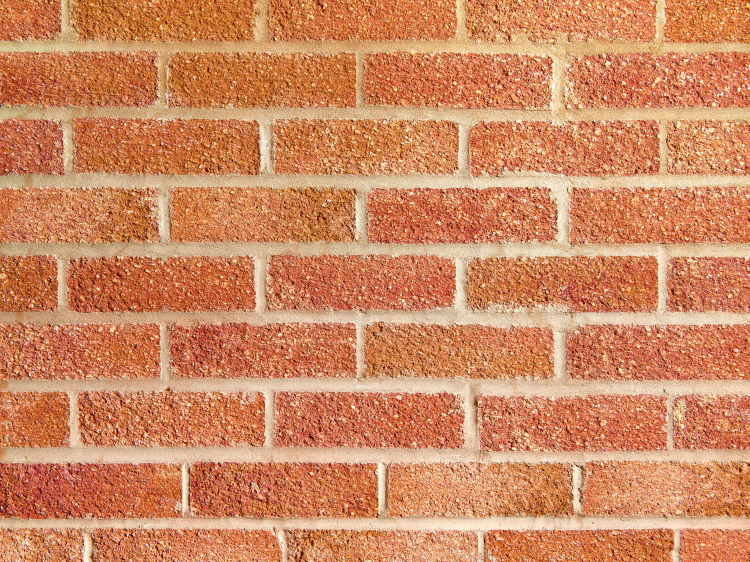
#> input picture lab_8/pic_5/wallWall.png, 2248 x 1686 px, found by its file name (shown at 1/3 size)
$ python utils.py
#> lines starting #> are read from the running program, lines starting #| are printed output that depends on the picture
from PIL import Image, ImageDraw
from clint.textui import progress
import os
import matplotlib.pyplot as plt
import numpy as np
import pandas as pd

BLACK = (0, 0, 0)
WHITE = (255, 255, 255)
GREY = (100, 100, 100)


def create_apply_func(d=1, phi=(0,)):
    def apply_func(img, pix, pos):
        res = np.zeros(WHITE[0]+1)
        pixs = img.load()
        base_x, base_y = pos
        for angle in phi:
            x = base_x + np.around(np.cos(angle/180*np.pi))*d
            y = base_y + np.around(np.sin(angle/180*np.pi))*d
            if 0 <= x < img.size[0] and 0 <= y < img.size[1]:
                val = pix[x, y][0]
                res[val] += 1
        return (pix[base_x, base_y][0], res)
    return apply_func


def pixel_gen(img, apply_func=lambda img, pix, x: pix[x]):
    pix = img.load()
    for row in range(img.size[1]):
        for col in range(img.size[0]):
            pos = (col, row)
            yield pos, apply_func(img, pix, pos)


def Haralic_matrix(name, mono_img, d, phi):
    res = np.zeros((WHITE[0] + 1, WHITE[0] + 1))
    hist = np.zeros(WHITE[0] + 1)
    func = create_apply_func(d=d, phi=phi)
    max_max = 0
    for pos, (val, row) in progress.bar(pixel_gen(mono_img, func), expected_size=mono_img.size[0] * mono_img.size[1]):
        res[val] += row
        max_max = max(max_max, max(row))
        hist[val] += 1
    res_img = Image.fromarray(np.uint8(res * 255 / max_max))
    res_img.save(f"{name}_matrix.jpg", "JPEG")
    return res_img, hist


def calc_params(h_img, hist):
    res_s = pd.Series({"asm": 0, "mpr": 0, "ent": 0, "tr": 0})
    max_i, max_j = [0, 0], [0, 0]
    for idx, p in enumerate(hist):
        if p > max_j[1]:
            max_i = max_j.copy()
            max_j = [idx, p]
        elif p > max_i[1]:
            max_i = [idx, p]
    for (i, j), p in progress.bar(pixel_gen(h_img), expected_size=h_img.size[0] * h_img.size[1]):
        res_s["asm"] += p ** 2
        if i == max_i[0] and j == max_j[0]:
            res_s["mpr"] = p
        if p != 0:
            res_s["ent"] -= p * np.log2(p)
        if i == j:
            res_s["tr"] += p
    return res_s


def histogram_equalization(image):
    image_array = np.array(image)
    hist, bins = np.histogram(image_array.flatten(), bins=256, range=(0, 256))
    hist_norm = hist.cumsum() / hist.sum()
    equalized_image = np.interp(image_array.flatten(), bins[:-1], hist_norm * 255)
    equalized_image = equalized_image.reshape(image_array.shape).astype(np.uint8)
    equalized_image_pil = Image.fromarray(equalized_image)
    return equalized_image_pil


methods = (
    ("hist", histogram_equalization),
)

file_name = "wallWall.png"


def main():
    name = file_name.split('.')[0]
    mono_img = Image.open(file_name)
#> mono_img is the input picture: PIL image 2248x1686 RGB; mean R, G, B 207.1, 137.5, 98.1
    draw = ImageDraw.Draw(mono_img)
    for pos, p in pixel_gen(mono_img):
        s = sum(p[:3]) // 3
        draw.point(pos, (s, s, s))
#> this loop made 3790128 passes
#> (pos, p, s) on passes 1 to 3: ((0, 0), (183, 98, 47), 109), ((1, 0), (150, 65, 18), 77), ((2, 0), (131, 41, 8), 60)
    mono_img.save(f"mono_{name}.jpg", "JPEG")
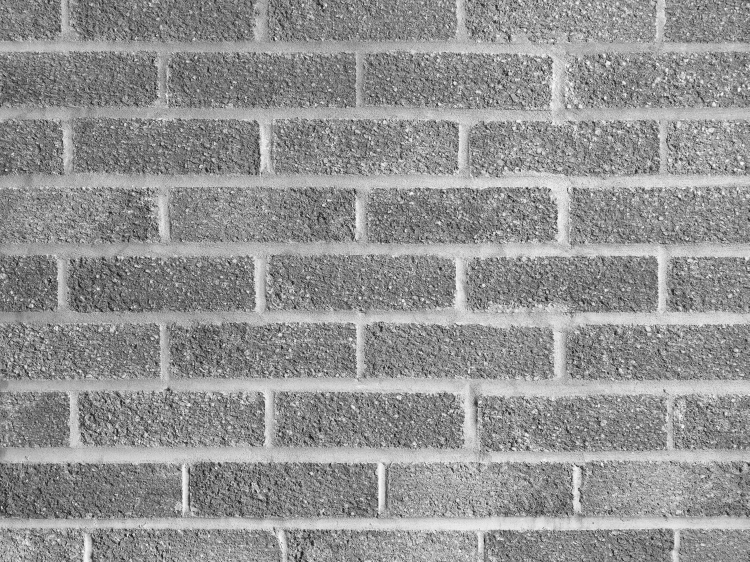
#> saved as mono_wallWall.jpg: PIL image 2248x1686 RGB (shown at 1/3 size); min 7, max 255, mean 147.2

    haralic_param = (
        (1, (0, 90, 180, 270)),
    )
    for idx, (d, phi) in enumerate(haralic_param):
        directory = f"pics_{idx}"
        if not os.path.exists(directory):
            os.makedirs(directory)

        new_name = f"{directory}/{name}_{idx}"
        tmp_img, hist = Haralic_matrix(new_name, mono_img, d, phi)
        f = plt.figure()
        plt.bar(np.arange(hist.size), hist)
        plt.savefig(f"{new_name}_bar.png")
        plt.close(f)
        calc_params(tmp_img, hist).to_csv(f"{new_name}.csv", header=True)

        for m_idx, (m_name, method) in enumerate(methods):
            new_new_name = f"{new_name}_{m_idx}_{m_name}"
            new_img = method(mono_img)

            new_img.save(f"{new_new_name}.jpg", "JPEG")
            new_tmp_img, new_hist = Haralic_matrix(new_new_name, new_img, d, phi)
            f = plt.figure()
            plt.bar(np.arange(new_hist.size), new_hist)
            plt.savefig(f"{new_new_name}_bar.png")
            plt.close(f)
            calc_params(new_tmp_img, new_hist).to_csv(f"{new_new_name}.csv", header=True)


if __name__ == "__main__":
    main()
#> (the call stopped at in Haralic_matrix, `for pos, (val, row) in progress.bar(pixel_gen(mono_img, func), expecte..`: clint is not available in this run)
